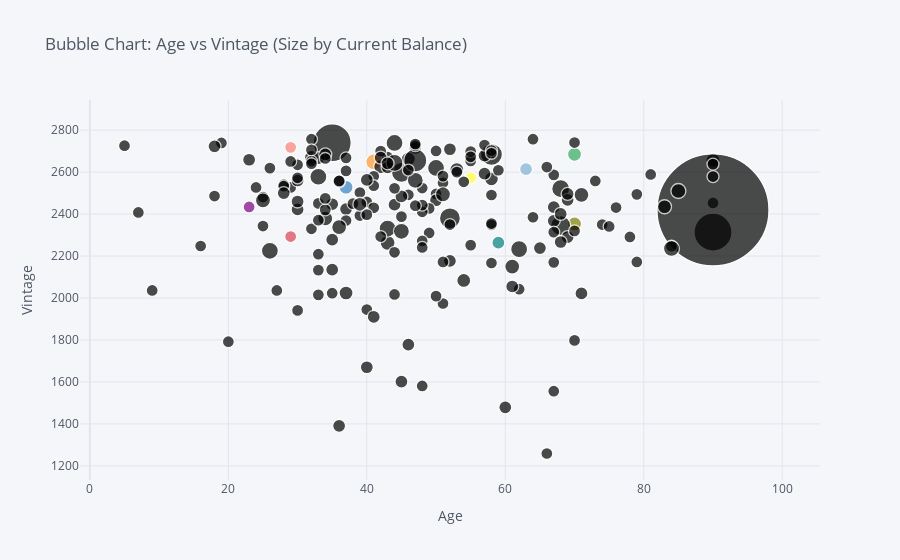

The notebook cell saved with this chart:
### Code cell
# Creating the bubble chart
sample.iplot(kind='bubble', x='age', y='vintage', size='current_balance',
         xTitle='Age', yTitle='Vintage', 
         title='Bubble Chart: Age vs Vintage (Size by Current Balance)')

### Figure 1 — Plotly figure (JSON) as saved in the notebook; plotly's stock layout.template omitted (floating-point values rounded to 4 significant figures; data arrays with more than 128 entries replaced by an {"elided": "..."} marker saying what was removed)
{"data": [{"marker": {"color": ["rgb(255, 153, 51)", "rgb(55, 128, 191)", "rgb(50, 171, 96)", "rgb(128, 0, 128)", "rgb(219, 64, 82)", "rgb(0, 128, 128)", "rgb(255, 255, 51)", "rgb(128, 128, 0)", "rgb(251, 128, 114)", "rgb(128, 177, 211)"], "line": {"width": 1.3}, "size": {"elided": "200 int values"}, "symbol": "circle"}, "mode": "markers", "text": "", "type": "scatter", "x": {"elided": "200 int values"}, "y": {"elided": "200 int values"}}], "layout": {"legend": {"bgcolor": "#F5F6F9", "font": {"color": "#4D5663"}}, "paper_bgcolor": "#F5F6F9", "plot_bgcolor": "#F5F6F9", "title": {"font": {"color": "#4D5663"}, "text": "Bubble Chart: Age vs Vintage (Size by Current Balance)"}, "xaxis": {"gridcolor": "#E1E5ED", "showgrid": true, "tickfont": {"color": "#4D5663"}, "title": {"font": {"color": "#4D5663"}, "text": "Age"}, "zerolinecolor": "#E1E5ED"}, "yaxis": {"gridcolor": "#E1E5ED", "showgrid": true, "tickfont": {"color": "#4D5663"}, "title": {"font": {"color": "#4D5663"}, "text": "Vintage"}, "zerolinecolor": "#E1E5ED"}}}
